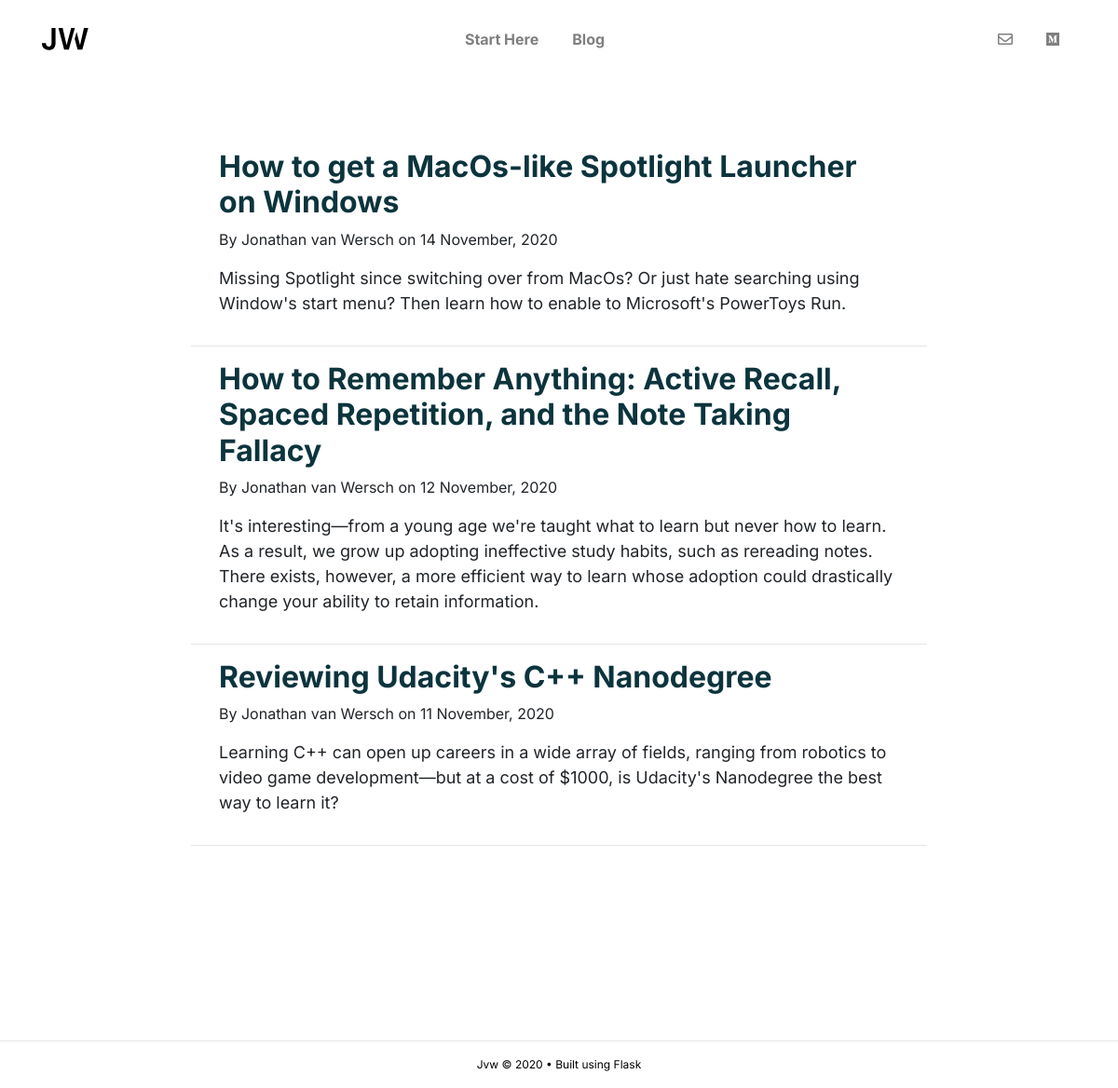
Page /blog on the committed database.
### flaskblog/models.py (models this page shows, shortened)
class Post(db.Model):
    id = db.Column(db.Integer, primary_key=True)
    title = db.Column(db.String(100), nullable=False)
    url_title = db.Column(db.String(100), nullable=False)
    date_posted = db.Column(db.DateTime, nullable=False, default=datetime.utcnow)
    author = db.Column(db.String(100), nullable=False)
    summary = db.Column(db.Text, nullable=False)
    content = db.Column(db.Text, nullable=False)
    image = db.Column(db.String(1000), nullable=False)

### flaskblog/routes.py (the view)
@app.route("/blog")
def blog():
    post = Post.query.order_by(Post.date_posted.desc())
    return render_template('blog.html', title = 'Blog', post=post, content=content)

### flaskblog/templates/blog.html (shortened to what this page needs)
{% extends "layout.html" %}
{% block content %}
{% for post in post %}
<div class="row">
    <div class="col-lg-2"></div>
        <div class="col-lg-8">
        <a class="block" href="/blog/{{ post.id }}/{{ post.url_title }}">
            <article class="media content-section">
                <div class="media-body">
                    <div class="article-metadata">
                        <a class="article-title" href="/blog/{{ post.id }}/{{ post.url_title }}"><h2 class="article-title">{{ post.title }}</h2></a>
                        <p class="mr-2">By Jonathan van Wersch on {{ post.date_posted.strftime("%d %B, %Y") }}</p>
                    </div>
                    <p class="article-content">{{ post.summary|safe }}</p>
                </div>
            </article>
        </a>
        </div>
        <div class="col-lg-2"></div>
        <hr class="col-lg-8 solid">
    </div>
{% endfor %}
{% endblock content %}

### flaskblog/templates/layout.html (shortened to what this page needs)
<!DOCTYPE html>
<html>
<head>
    <meta name="viewport" content="width=device-width, initial-scale=1, shrink-to-fit=no">    <link rel="stylesheet" type="text/css" href="{{ url_for('static', filename='main.css') }}">
     <link rel="stylesheet" href="https://cdn.jsdelivr.net/npm/bootstrap@4.5.3/dist/css/bootstrap.min.css"
>
    <link rel="stylesheet" href="https://cdnjs.cloudflare.com/ajax/libs/font-awesome/5.15.1/css/all.min.css"
 />
    <link rel="stylesheet" href="">
</head>
<body>
    <header class="site-header">
        <nav class="navbar fixed-top navbar-light navbar-expand-md justify-content-center"
            style="background-color: #ffffff;">
            <div class="container">
                <a class="navbar-brand mr-0" href="/">
                    <img src="/static/logo_jvw.svg" class="logo" width="50" height="58" alt="">
                </a>
                <div class="navbar-collapse collapse justify-content-between align-items-center w-100"
                    id="navbarToggle">
                    <ul class="navbar-nav mx-auto text-center">
                        <li class="nav-item">
                            <a class="nav-link" style= "font-weight: bold" href="/">Start Here</a>
                        </li>
                        <li class="nav-item">
                            <a class="nav-link" style = "font-weight: bold" href="/blog">Blog</a>
                        </li>
                    </ul>
                    <ul class="nav navbar-nav flex-row justify-content-center flex-nowrap">
                        <li class="nav-item">
                            <a class="nav-link" href="mailto:jonathanvwersch@gmail.com">
                                <i class="far fa-envelope fa-1x"></i></a>
                        </li>
                        <li class="nav-item">
                            <a class="nav-link" href="https://medium.com/@jonathanvwersch">
                                <i class="fab fa-medium fa-1x"></i></a>
                        </li>
                    </ul>
                </div>
            </div>
        </nav>
    </header>
    <main role="main" class="container">
        {% block content %}{% endblock %}
    </main>
    <br>
    <br>
    <br>
    <br>
    <br>
    <br>
    <footer>
        <hr class="solid">
        <p style="font-size: 12px";>Jvw &copy
            <script>document.write(new Date().getFullYear());</script> • Built using Flask</p>
    </footer>
</body>
</html>

### flaskblog/static/main.css (style rules this page uses)
body { background: #ffffff!important; font-family: 'Inter', sans-serif !important; position: relative; padding-bottom: 100px; min-height: 100vh; }
main.container { padding-top: 10em; }
.nav-item { padding-left: 10px; padding-right: 10px; }
footer { position: absolute; background-color: #ffffff; text-align: center; color: black; bottom: 0; left: 0; width: 100%; }
ul { list-style: none; padding-left: 0; }
h1, h2, h3, h4, h5, h6 { color: #0C343D; font-weight: bold!important; }
h2 { font-size: 32px!important; }
li { font-size: 16px; }
p { font-size: 16px; }
p.article-content { font-size: 18px; }
::placeholder { color: black; }

### rows in the picture
Post: title "How to get a MacOs-like Spotlight Launcher on Windows", date_posted "14 November, 2020", summary "Missing Spotlight since switching over from MacOs? Or just hate searching using Window's start menu? Then learn how to enable to Microsoft's PowerToys Run."
Post: title "How to Remember Anything: Active Recall, Spaced Repetition, and the Note Taking Fallacy", date_posted "12 November, 2020", summary "It's interesting—from a young age we're taught what to learn but never how to learn. As a result, we grow up adopting ineffective study habits, such as rereading notes. There exists, however, a more efficient way to learn whose adoption could drastically change your ability to retain information."
Post: title "Reviewing Udacity's C++ Nanodegree", date_posted "11 November, 2020", summary "Learning C++ can open up careers in a wide array of fields, ranging from robotics to video game development—but at a cost of $1000, is Udacity's Nanodegree the best way to learn it?"
